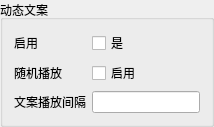
             <widget class="QGroupBox" name="groupBox_trends_copywriting">
              <property name="title">
               <string>动态文案</string>
              </property>
              <layout class="QGridLayout" name="gridLayout_66">
               <item row="0" column="0">
                <layout class="QGridLayout" name="gridLayout_trends_copywriting">
                 <item row="2" column="0">
                  <widget class="QLabel" name="label_trends_copywriting_random_play">
                   <property name="text">
                    <string>随机播放</string>
                   </property>
                  </widget>
                 </item>
                 <item row="2" column="1">
                  <widget class="QCheckBox" name="checkBox_trends_copywriting_random_play">
                   <property name="text">
                    <string>启用</string>
                   </property>
                  </widget>
                 </item>
                 <item row="3" column="1">
                  <widget class="QLineEdit" name="lineEdit_trends_copywriting_play_interval"/>
                 </item>
                 <item row="0" column="0" colspan="2">
                  <layout class="QGridLayout" name="gridLayout_trends_copywriting_2"/>
                 </item>
                 <item row="3" column="0">
                  <widget class="QLabel" name="label_trends_copywriting_play_interval">
                   <property name="text">
                    <string>文案播放间隔</string>
                   </property>
                  </widget>
                 </item>
                 <item row="1" column="0">
                  <widget class="QLabel" name="label_trends_copywriting_enable">
                   <property name="text">
                    <string>启用</string>
                   </property>
                  </widget>
                 </item>
                 <item row="1" column="1">
                  <widget class="QCheckBox" name="checkBox_trends_copywriting_enable">
                   <property name="text">
                    <string>是</string>
                   </property>
                  </widget>
                 </item>
                </layout>
               </item>
              </layout>
             </widget>
